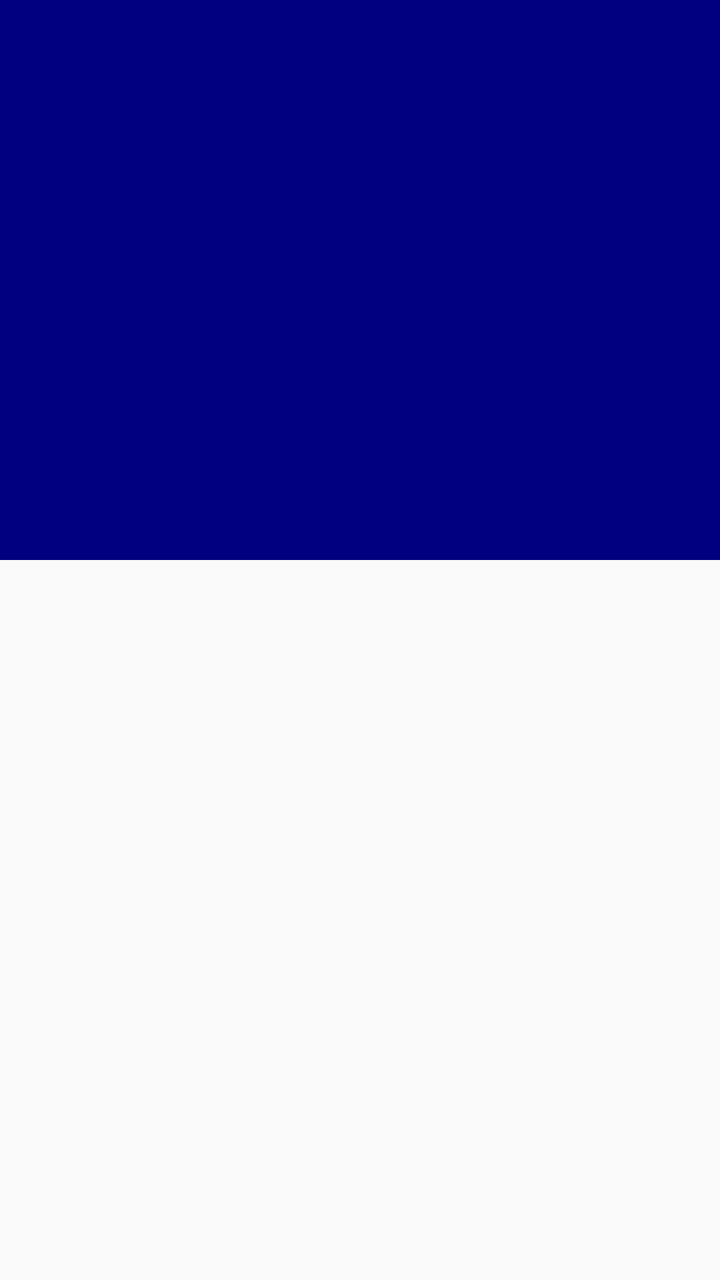
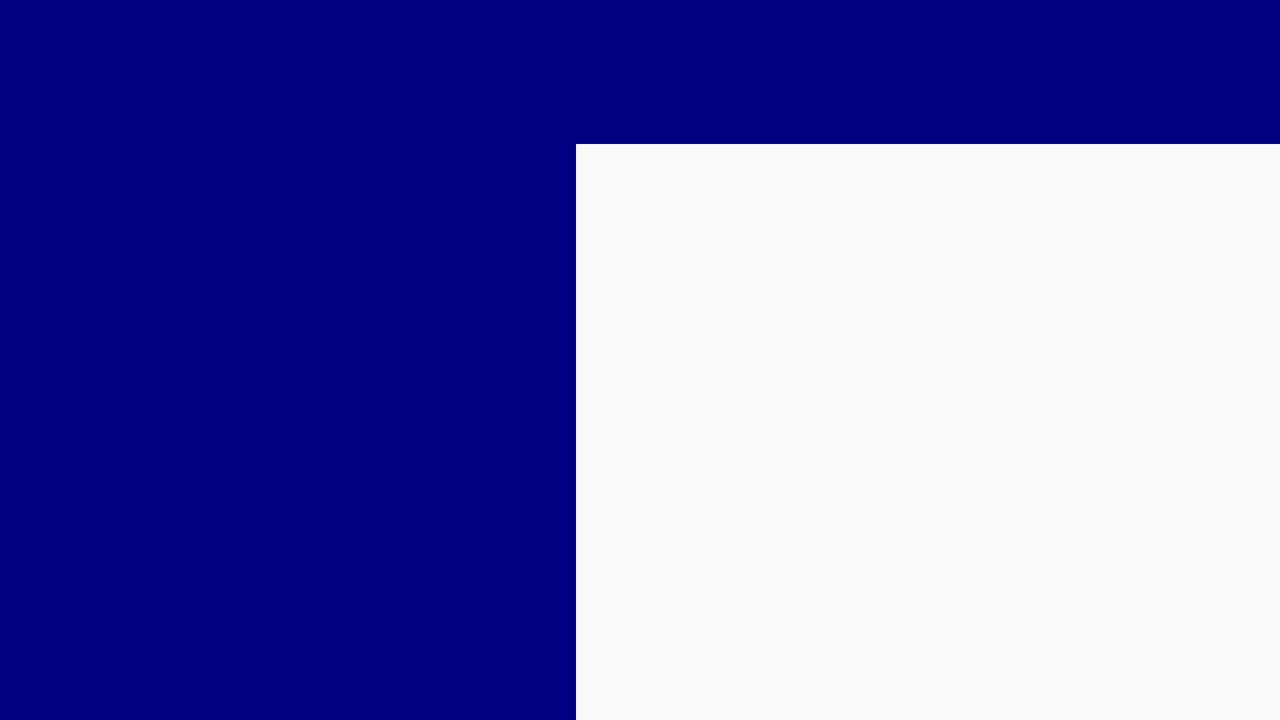

Two renders of one Android screen. The first uses the default layout on a phone; the second uses the alternative layout the repository ships for a different screen configuration, on a matching device. The two XML files are below.
<!-- AndroidManifest.xml: activity theme MyMaterialTheme.Base -->
<!-- res/layout/activity_detail_tab.xml -->
<LinearLayout xmlns:android="http://schemas.android.com/apk/res/android"
    xmlns:app="http://schemas.android.com/apk/res-auto"
    android:layout_width="match_parent"
    android:layout_height="match_parent"
    android:orientation="vertical"
    style="@style/text_styles">

    <LinearLayout
        android:layout_width="match_parent"
        android:layout_height="match_parent"
        android:orientation="vertical">

        <android.support.design.widget.AppBarLayout
            android:layout_width="match_parent"
            android:layout_height="wrap_content"
            android:theme="@style/ThemeOverlay.AppCompat.Dark.ActionBar">

            <android.support.v7.widget.Toolbar
                android:id="@+id/toolbar"
                android:layout_width="match_parent"
                android:layout_height="280dp"
                android:layout_weight="2"
                android:background="@drawable/test"
                app:layout_scrollFlags="scroll|enterAlways"
                app:popupTheme="@style/ThemeOverlay.AppCompat.Light" />

            <android.support.design.widget.TabLayout
                android:id="@+id/tabs"
                android:layout_width="match_parent"
                android:layout_height="@dimen/custom_tab_layout_height"
                app:tabMode="fixed"
                app:tabGravity="fill"/>

        </android.support.design.widget.AppBarLayout>

        <android.support.v4.view.ViewPager
            android:id="@+id/viewpager"
            android:layout_width="match_parent"
            android:layout_height="0dp"
            android:layout_weight="1"
            app:layout_behavior="@string/appbar_scrolling_view_behavior"  />
    </LinearLayout>

</LinearLayout>
<!-- resources referenced by this layout -->
<resources>
  <dimen name="custom_tab_layout_height">72dp</dimen>
  <style name="text_styles">
          <item name="android:textSize">15sp</item>
          <item name="android:fontFamily">sans-serif</item>
          <item name="android:textColor">@color/colorPrimaryDark</item>
      </style>
  <style name="MyMaterialTheme.Base" parent="Theme.AppCompat.Light.DarkActionBar">
          <item name="windowNoTitle">true</item>
          <item name="windowActionBar">false</item>
          <item name="colorPrimary">@color/color_primary</item>
          <item name="colorPrimaryDark">@color/color_primary_dark</item>
          <item name="colorAccent">@color/colorAccent</item>
      </style>
  <color name="colorPrimaryDark">#000080</color>
  <color name="color_primary">#000080</color>
  <color name="color_primary_dark">#191970</color>
  <color name="colorAccent">#FFD740</color>
</resources>
<!-- res/layout-land/activity_detail_tab.xml (the repository's variant of the layout above) -->
<!-- drawn on the phone turned sideways -->
<LinearLayout xmlns:android="http://schemas.android.com/apk/res/android"
    xmlns:app="http://schemas.android.com/apk/res-auto"
    android:layout_width="match_parent"
    android:layout_height="match_parent"
    android:orientation="horizontal"
    android:weightSum="4"
    style="@style/text_styles">

    <LinearLayout
        android:layout_width="0dp"
        android:layout_height="match_parent"
        android:orientation="vertical"
        android:layout_weight="1.8">

        <android.support.design.widget.AppBarLayout
            android:layout_width="match_parent"
            android:layout_height="match_parent"
            android:theme="@style/ThemeOverlay.AppCompat.Dark.ActionBar">

            <android.support.v7.widget.Toolbar
                android:id="@+id/toolbar"
                android:layout_width="match_parent"
                android:layout_height="match_parent"
                android:layout_weight="2"
                android:background="@drawable/test"
                app:layout_scrollFlags="scroll|enterAlways"
                app:popupTheme="@style/ThemeOverlay.AppCompat.Light" />
        </android.support.design.widget.AppBarLayout>
    </LinearLayout>

    <LinearLayout
            android:layout_width="0dp"
            android:layout_height="match_parent"
            android:orientation="vertical"
        android:layout_weight="2.2">

        <android.support.design.widget.TabLayout
            android:id="@+id/tabs"
            android:layout_width="match_parent"
            android:layout_height="@dimen/custom_tab_layout_height"
            app:tabMode="fixed"
            app:tabGravity="fill"
            android:background="@color/color_primary"/>

        <android.support.v4.view.ViewPager
            android:id="@+id/viewpager"
            android:layout_width="match_parent"
            android:layout_height="0dp"
            android:layout_weight="1"
            app:layout_behavior="@string/appbar_scrolling_view_behavior"  />
    </LinearLayout>
</LinearLayout>
<!-- resources referenced by the variant -->
<!-- as the phone turned sideways resolves them -->
<resources>
  <color name="color_primary">#000080</color>
  <!-- from res/values-land/ -->
  <dimen name="custom_tab_layout_height">72dp</dimen>
  <style name="text_styles">
          <item name="android:textSize">15sp</item>
          <item name="android:fontFamily">sans-serif</item>
          <item name="android:textColor">@color/colorPrimaryDark</item>
      </style>
  <style name="MyMaterialTheme.Base" parent="Theme.AppCompat.Light.DarkActionBar">
          <item name="windowNoTitle">true</item>
          <item name="windowActionBar">false</item>
          <item name="colorPrimary">@color/color_primary</item>
          <item name="colorPrimaryDark">@color/color_primary_dark</item>
          <item name="colorAccent">@color/colorAccent</item>
      </style>
  <color name="colorPrimaryDark">#000080</color>
  <color name="color_primary_dark">#191970</color>
  <color name="colorAccent">#FFD740</color>
</resources>
